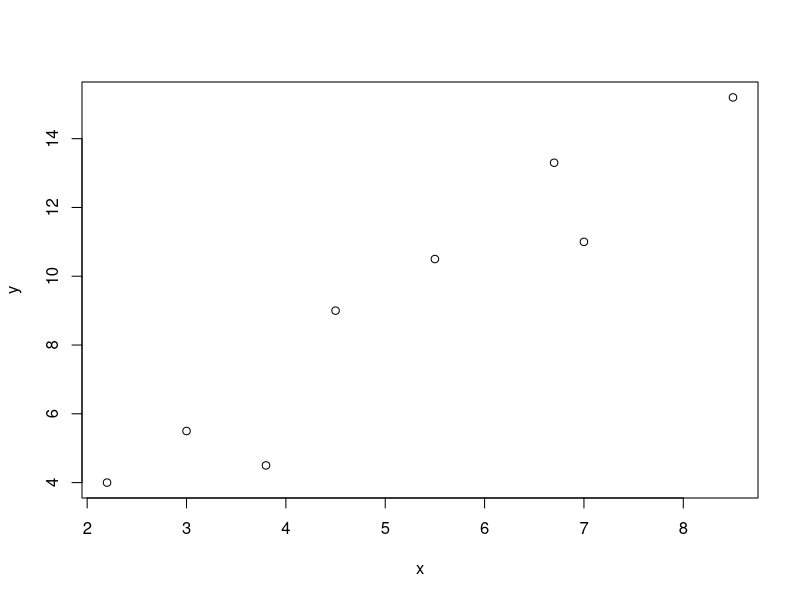
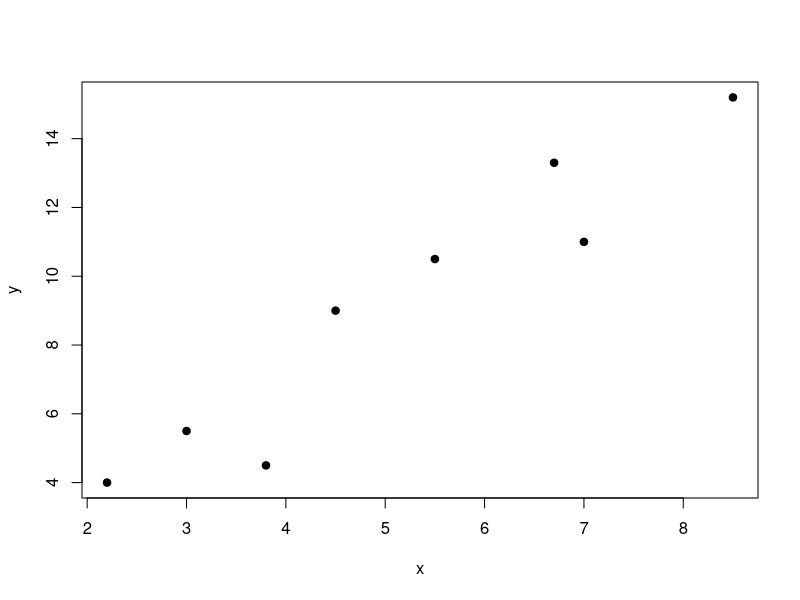

The R script that drew these images, in order:
x<-c(2.2, 3, 3.8, 4.5, 7, 8.5, 6.7, 5.5)
y<-c(4, 5.5, 4.5, 9, 11, 15.2, 13.3, 10.5)
# Plot points
plot(x, y)
# Change plotting symbol
# Use solid circle
plot(x, y, pch = 19)